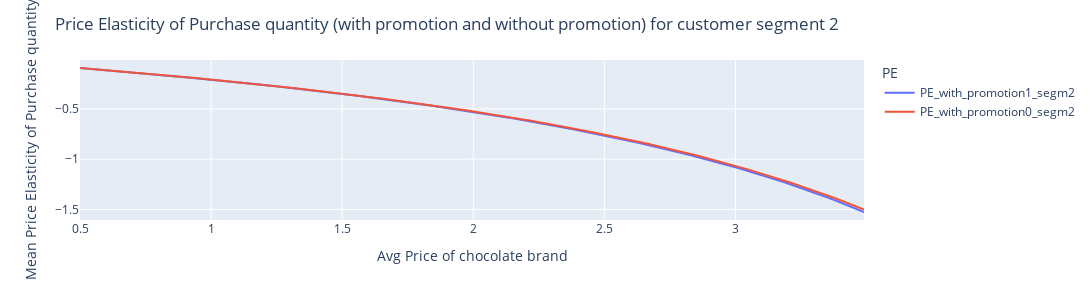

Here is the notebook cell this chart was saved with:
### Code cell
PE_0_1_promotion=df_price_elasticity_price_promotion.melt(id_vars=['price'],var_name='PE',value_name='PEValue',value_vars=['PE_with_promotion1_segm2','PE_with_promotion0_segm2'])
# PE_0_1_promotion
fig=px.line(PE_0_1_promotion,x="price",y='PEValue',color='PE')
fig.update_layout(width=1100,height=300,title='Price Elasticity of Purchase quantity (with promotion and without promotion) for customer segment 2',
                  xaxis=dict(title='Avg Price of chocolate brand'),
                  yaxis=dict(title='Mean Price Elasticity of Purchase quantity'))
fig.show()

### Figure 1 — Plotly figure (JSON) as saved in the notebook; plotly's stock layout.template omitted (floating-point values rounded to 4 significant figures; data arrays with more than 128 entries replaced by an {"elided": "..."} marker saying what was removed)
{"data": [{"hovertemplate": "PE=PE_with_promotion1_segm2<br>price=%{x}<br>PEValue=%{y}<extra></extra>", "legendgroup": "PE_with_promotion1_segm2", "line": {"color": "#636efa", "dash": "solid"}, "marker": {"symbol": "circle"}, "mode": "lines", "name": "PE_with_promotion1_segm2", "orientation": "v", "showlegend": true, "type": "scatter", "x": {"elided": "300 float values"}, "xaxis": "x", "y": {"elided": "300 float values"}, "yaxis": "y"}, {"hovertemplate": "PE=PE_with_promotion0_segm2<br>price=%{x}<br>PEValue=%{y}<extra></extra>", "legendgroup": "PE_with_promotion0_segm2", "line": {"color": "#EF553B", "dash": "solid"}, "marker": {"symbol": "circle"}, "mode": "lines", "name": "PE_with_promotion0_segm2", "orientation": "v", "showlegend": true, "type": "scatter", "x": {"elided": "300 float values"}, "xaxis": "x", "y": {"elided": "300 float values"}, "yaxis": "y"}], "layout": {"height": 300, "legend": {"title": {"text": "PE"}, "tracegroupgap": 0}, "margin": {"t": 60}, "title": {"text": "Price Elasticity of Purchase quantity (with promotion and without promotion) for customer segment 2"}, "width": 1100, "xaxis": {"anchor": "y", "autorange": true, "domain": [0, 1], "range": [0.5, 3.49], "title": {"text": "Avg Price of chocolate brand"}, "type": "linear"}, "yaxis": {"anchor": "x", "autorange": true, "domain": [0, 1], "range": [-1.604, -0.01498], "title": {"text": "Mean Price Elasticity of Purchase quantity"}, "type": "linear"}}}
